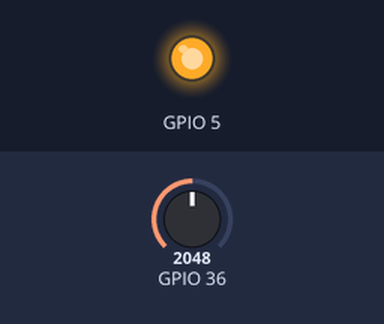
The sketch below on a simulated ESP32. On the bench: output pins drawn as LEDs (lit = HIGH). The inputs (shaded band) are chosen by the test bench; at power-on: GPIO 36 = 2048. What the sketch prints to the serial monitor is not drawn.

Above: at 1.2 s.
1.3 s: GPIO 36 set to 0
At 2.5 s:
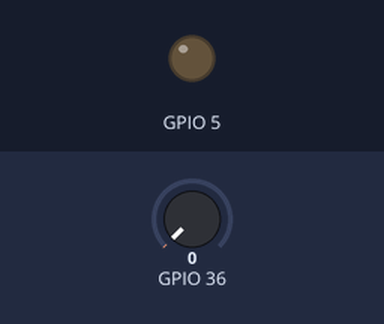
2.8 s: GPIO 36 set to 491
At 4.0 s:
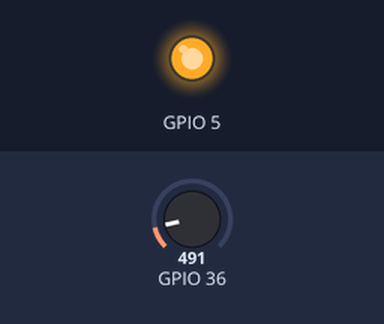
Timing chart, 0 to 5.8 s (numbered marks = the images above; inputs shaded):
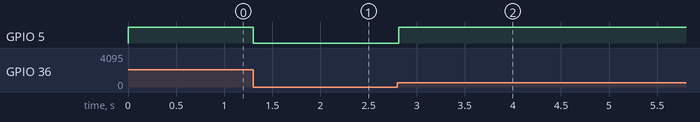

Measured:
- after the input at 1.3 s, GPIO 5: HIGH → LOW at once
- after the input at 2.8 s, GPIO 5: LOW → HIGH at once

The sketch:

HW02_12.ino
```cpp
#define BITS 10

void setup() {
  pinMode(5, OUTPUT);
  Serial.begin(115200);
  analogSetAttenuation(ADC_11db); // 設定類筆輸入電壓上限 3.6V
  analogSetWidth(BITS);           // 取樣設成10位元
  ledcSetup(0, 5000, BITS);       // 設定 PWM，通道0、KHz、10位元
  ledcAttachPin(5, 0);            // 指定 LED 接腳5 成 PWM 輸出
}

void loop() {
  uint16_t adc = analogRead(A0); // MQ2 感測值
  adc = map(adc, 0, 255, 0, 1023); // Mapping 至 1023  值
  Serial.printf("MQ2感測值: %u\n", adc);
  ledcWrite(0, adc); // 調節燈的亮度
  delay(30);
}
```
